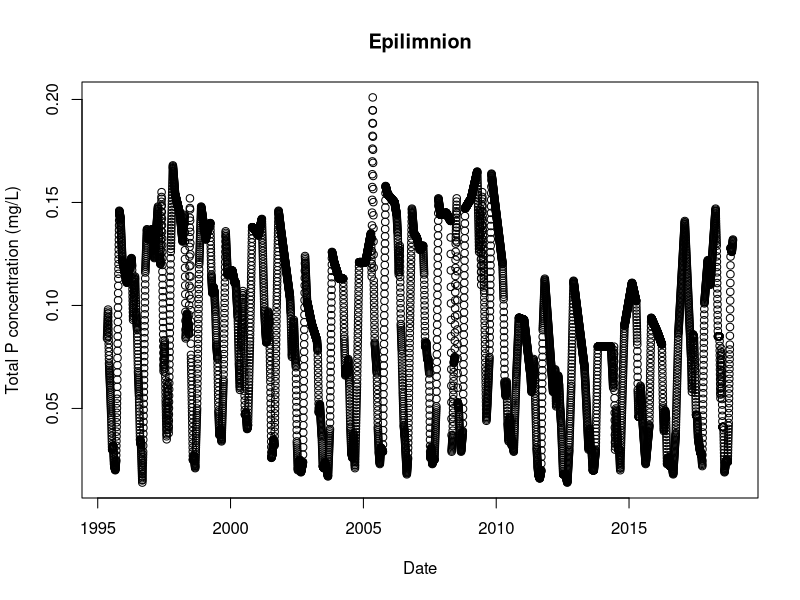
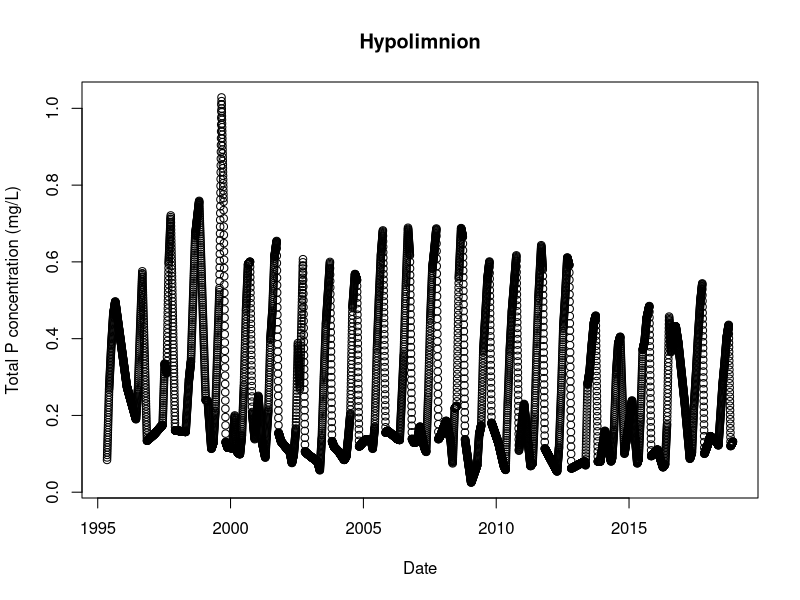
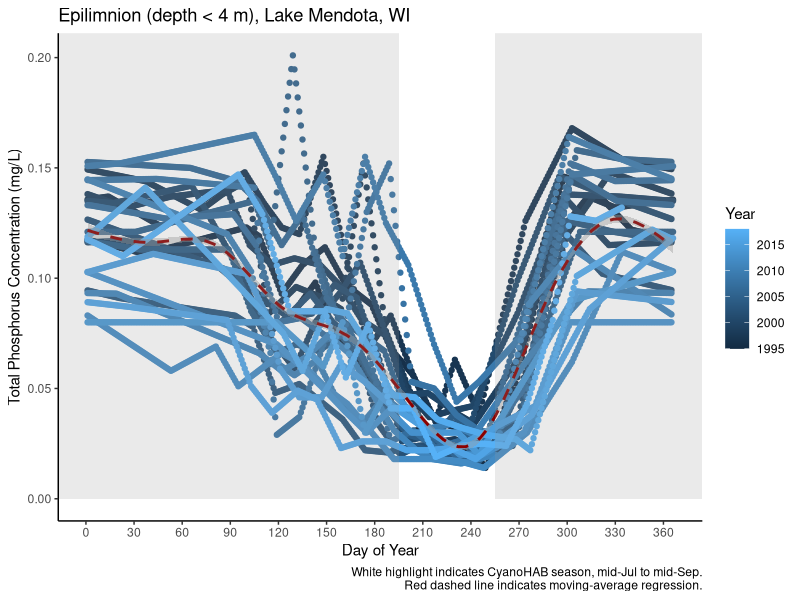
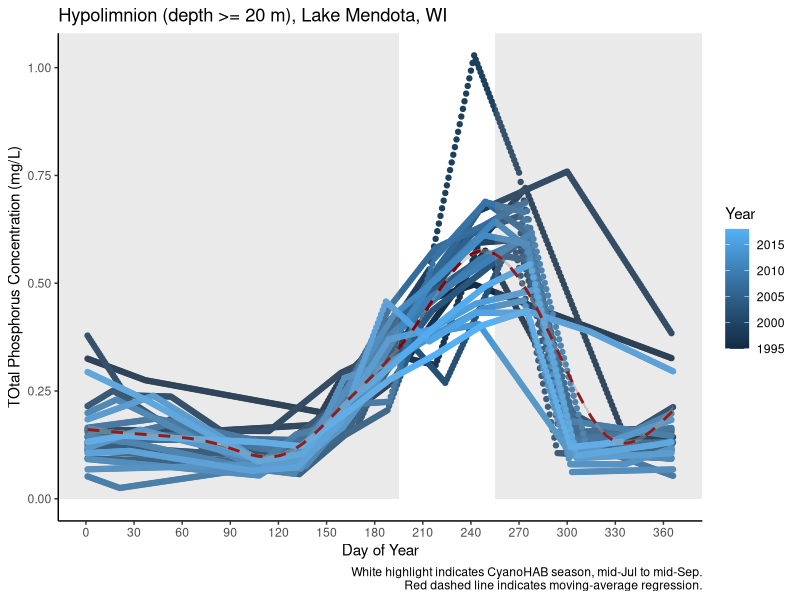
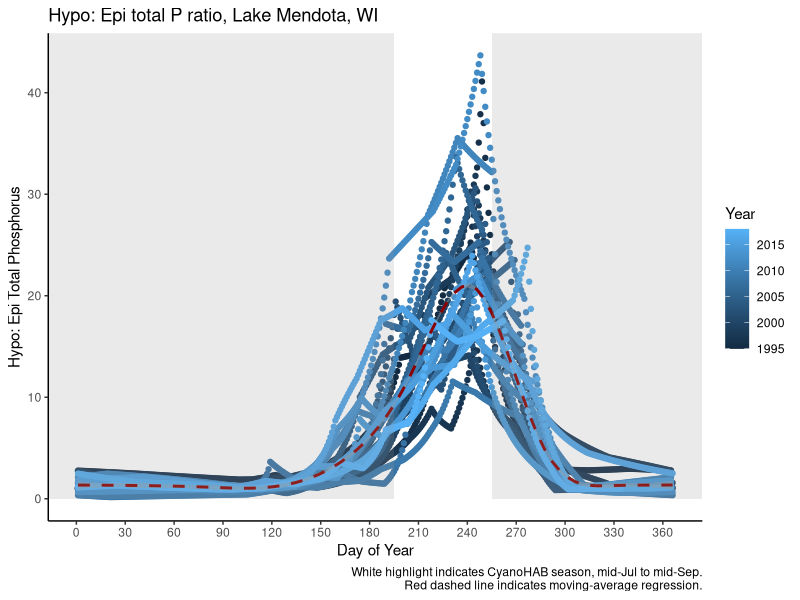

Reproduce these figures in R, in order. (Note: this script raises an error after producing the figures.)
## ---- chunk 1
library(dplyr) #needed for transforming data
library(ggplot2) #needed for plotting
## ---- chunk 2
data<- read.csv(file="Original_data/ntl1_v9_1_chem.csv", header=TRUE) #has nutrient data measured in lake
## ---- chunk 3
ME_P<- data %>%
  filter(lakeid=="ME", #filter for Lake Mendota
         rep=="1") %>% #filter for rep 1 data only (exclude analytical reps)
  mutate(sampledate=as.Date(sampledate, origin="1899-12-30"), #format as Date
         TotP_mgL=totpuf_sloh, #rename total P field with units (mg/L)
         DisP_mgL=drp_sloh, #rename dissolved P field with units (mg/L)
         Depth_m = depth) %>% #rename depth field with units (meters)
  select(sampledate, TotP_mgL, DisP_mgL, Depth_m) %>%
  filter(!is.na(TotP_mgL)) #remove records with NAs
stem(ME_P$Depth_m) #plots the number of observations by depth (y-axis)
## ---- chunk 4
Epi_P<- ME_P %>%
  filter(Depth_m < 4) %>% #for observations taken at or above 1.5 m
  group_by(sampledate) %>% #group all observations in same sample date
  summarize(TotP_mgL=mean(TotP_mgL, na.rm=TRUE)) #calculates mean for all depths in epi 

date_range<- seq( #creates a vector of sequence data
  min(Epi_P$sampledate), #starting at the first sample date
  max(Epi_P$sampledate), #ending at the last sample date
  by="1 day") #observations every day  
interpolated<- approx( #creates a vector of data that linearly interpolates 
  Epi_P$sampledate, #across date
  Epi_P$TotP_mgL, #the predicted values of epi total P 
  xout=date_range) #for every 1 day
epiP_interp <- data.frame( #creates a new data frame that has 
  sampledate = as.Date(interpolated$x), #measurements every 14 days
                             TotP_mgL=interpolated$y) #predicted hypo: epi P ratio
plot(epiP_interp,
     xlab="Date",
     ylab="Total P concentration (mg/L)",
     main="Epilimnion") #plots the new time series
## ---- chunk 5
Hypo_P<- ME_P %>%
  filter(Depth_m >= 20) %>% #for observations taken at or below 20 m
  group_by(sampledate) %>% #group all observations in same sample date
  summarize(TotP_mgL=mean(TotP_mgL, na.rm=TRUE)) #calculates mean for all depths in hypo

date_range<- seq( #creates a vector of sequence data
  min(Hypo_P$sampledate), #starting at the first sample date
  max(Hypo_P$sampledate), #ending at the last sample date
  by="1 day") #observations every day  
interpolated<- approx( #creates a vector of data that linearly interpolates 
  Hypo_P$sampledate, #across date
  Hypo_P$TotP_mgL, #the predicted values of epi total P 
  xout=date_range) #for every 1 day
hypoP_interp <- data.frame( #creates a new data frame that has 
  sampledate = as.Date(interpolated$x), #measurements every 14 days
                             TotP_mgL=interpolated$y) #predicted hypo: epi P ratio
plot(hypoP_interp,
     xlab="Date",
     ylab="Total P concentration (mg/L)",
     main="Hypolimnion") #plots the new time series

## ---- chunk 6
Me_P_water<- merge(epiP_interp, hypoP_interp, by="sampledate") #merge the epi and hypo P by sample date
Me_P_water<- Me_P_water %>% #need to clean up 
  mutate(Epi_TotP_mgL=TotP_mgL.x, #rename column
         TotP_mgL.x=NULL, #remove duplicate column
         Hypo_TotP_mgL=TotP_mgL.y,#rename column
         TotP_mgL.y=NULL,#remove duplicate column
         HE_ratio_TotP_mgL=Hypo_TotP_mgL/Epi_TotP_mgL, #calculate Hypo: Epi total P
         Yr=as.integer(format(sampledate, "%Y")), #adds field with year
         MoYr=format(sampledate, "%m/01/%Y"), #adds field with month and year
         daynum=as.integer(format(sampledate, "%j")), #adds field with Julian date
         Mo=as.integer(format(sampledate, "%m"))) #adds field with month)
## ---- chunk 7
ggplot(data=Me_P_water, 
       aes(x=daynum,y=Epi_TotP_mgL)) + 
  geom_point(aes(col=Yr))+
  labs(title="Epilimnion (depth < 4 m), Lake Mendota, WI", #plot title
       x="Day of Year", #x axis label
       y="Total Phosphorus Concentration (mg/L)", #y axis label
       caption="White highlight indicates CyanoHAB season, mid-Jul to mid-Sep.
       Red dashed line indicates moving-average regression.") + 
  ylim(0, max(Me_P_water$Epi_TotP_mgL)) +
  scale_x_continuous(breaks = seq(0, max(Me_P_water$daynum), #places axis tick marks
                                  by=30)) + #every 30 days (1 month) - CHANGE AS
  # NEEDED
  theme_classic()+
  scale_color_continuous(name="Year")+
  geom_smooth(col="darkred", lty="dashed") + #adds loess curve (moving average regression model)
  annotate('rect', fill='gray60', alpha=.2, #creates a shadow box 
           xmin=-Inf, xmax=195, ymin=0, ymax=Inf) +#shadow box highlights CyanoHAB season
  annotate('rect', fill='gray60', alpha=.2, #creates a shadow box 
           xmin=255, xmax=Inf, ymin=0, ymax=Inf)  #shadow box highlights CyanoHAB season
## ---- chunk 8
ggplot(data=Me_P_water, 
       aes(x=daynum,y=Hypo_TotP_mgL)) + 
  geom_point(aes(col=Yr))+
  labs(title="Hypolimnion (depth >= 20 m), Lake Mendota, WI", #plot title
       x="Day of Year", #x axis label
       y="TOtal Phosphorus Concentration (mg/L)", #y axis label
       caption="White highlight indicates CyanoHAB season, mid-Jul to mid-Sep.
       Red dashed line indicates moving-average regression.") + 
  ylim(0, max(Me_P_water$Hypo_TotP_mgL)) +
  scale_x_continuous(breaks = seq(0, max(Me_P_water$daynum), #places axis tick marks
                                  by=30)) + #every 30 days (1 month) - CHANGE AS
  # NEEDED
  theme_classic()+
  scale_color_continuous(name="Year")+
  geom_smooth(col="darkred", lty="dashed") + #adds loess curve (moving average regression model)
  annotate('rect', fill='gray60', alpha=.2, #creates a shadow box 
           xmin=-Inf, xmax=195, ymin=0, ymax=Inf) +#shadow box highlights CyanoHAB season
  annotate('rect', fill='gray60', alpha=.2, #creates a shadow box 
           xmin=255, xmax=Inf, ymin=0, ymax=Inf)  #shadow box highlights CyanoHAB season
## ---- chunk 9
ggplot(data=Me_P_water, 
       aes(x=daynum,y=HE_ratio_TotP_mgL)) + 
  geom_point(aes(col=Yr))+
  labs(title="Hypo: Epi total P ratio, Lake Mendota, WI", #plot title
       x="Day of Year", #x axis label
       y="Hypo: Epi Total Phosphorus", #y axis label
       caption="White highlight indicates CyanoHAB season, mid-Jul to mid-Sep.
       Red dashed line indicates moving-average regression.") + 
  ylim(0, max(Me_P_water$HE_ratio_TotP_mgL)) +
  scale_x_continuous(breaks = seq(0, max(Me_P_water$daynum), #places axis tick marks
                                  by=30)) + #every 30 days (1 month) - CHANGE AS
  # NEEDED
  theme_classic()+
  scale_color_continuous(name="Year")+
  geom_smooth(col="darkred", lty="dashed") + #adds loess curve (moving average regression model)
  annotate('rect', fill='gray60', alpha=.2, #creates a shadow box 
           xmin=-Inf, xmax=195, ymin=0, ymax=Inf) +#shadow box highlights CyanoHAB season
  annotate('rect', fill='gray60', alpha=.2, #creates a shadow box 
           xmin=255, xmax=Inf, ymin=0, ymax=Inf)  #shadow box highlights CyanoHAB season
## ---- chunk 10
write.csv(Me_P_water, file="Cleaned_data/Mendota_P_water.csv")
